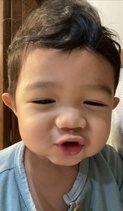
#> input picture Pengolahan Citra Digital/image/positif.jpg, 123 x 211 px, shrunk from 236 x 405 before the run, found by its file name
$ python brightness.py
#> lines starting #> are read from the running program, lines starting #| are printed output that depends on the picture; pictures that were not available may be replaced by others from this repository, and a replacement may not be noted
import  imageio as image
import numpy as np
import matplotlib.pyplot as plt

def brightness(image,factor):
    img_bright = image.astype(np.float32)
    img_bright += factor
    img_bright = np.clip(img_bright,0,255)
    return img_bright.astype(np.uint8)

def contrast(image, factor):
    imgContrast = image.astype(np.float32)
    mean = 128
    imgContrast = mean + factor * (imgContrast - mean)
    ImgContrast = np.clip(imgContrast,0,255)
    return imgContrast.astype(np.uint8)

def join(image1, f1, image2, f2):
    img1 = image1.astype(np.float32)
    img2 =image2.astype(np.float32)
    imageBlend = (img1 * f1) + (img2 * f2)
    imageBlend = np.clip(imageBlend,0,255)
    return imageBlend.astype(np.uint8)


img = image.imread("D:\\Mata Kuliah Semester 5\\Pengolahan Citra Digital\\image\\positif.jpg")
#> img is the input picture: shape (211, 123, 3); mean R, G, B 126.3, 103.5, 86.2
hist,bins =np.histogram(img.flatten(),bins=256, range=[0,256])
#> hist = 256 values, max 626 at index 85, min 3 at index 254, mean 304.1; bins = 257 values from 0 to 256

img_contrast = contrast(img,2)
#> in contrast, `ImgContrast = np.clip(imgContrast,0,255)`:
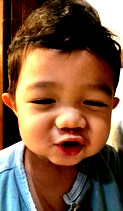
#> ImgContrast: shape (211, 123, 3) float32; mean R, G, B 123.3, 87.2, 62.2
#> in contrast, `return imgContrast.astype(np.uint8)`:
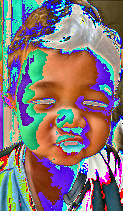
#> returned value: shape (211, 123, 3); mean of channels 0, 1, 2 131, 118.1, 120.8; drawn as R, G, B
hist_c,bins = np.histogram(img_contrast.flatten(), bins=256, range=[0,256])
#> hist_c = 256 values, max 782 at index 34, min 0 at index 1, mean 304.1

img1 = image.imread("C:\\Users\\saila\\Downloads\\Abecekut.jpg")
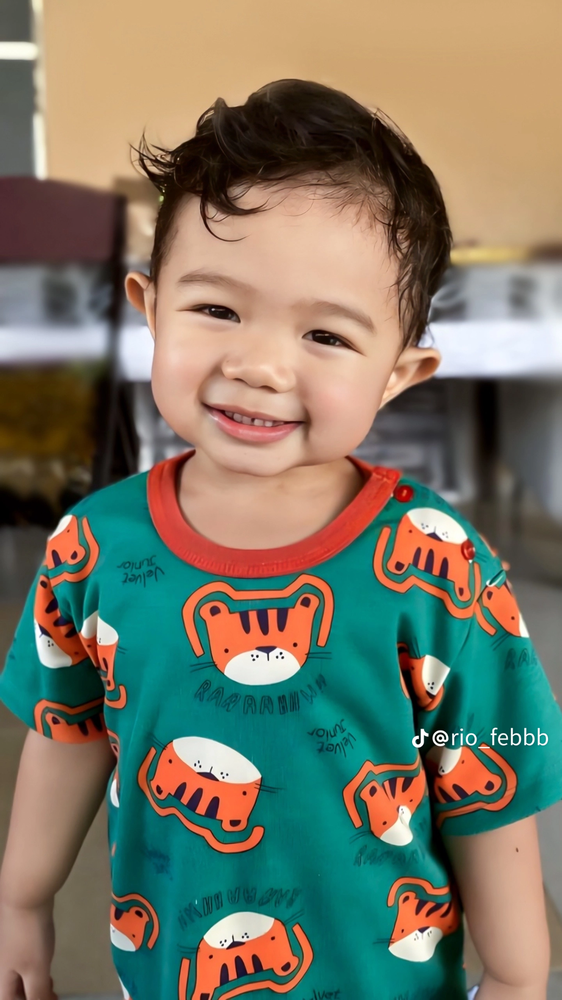
#> input picture Pengolahan Citra Digital/image/Abecekut.png, 562 x 1000 px, shrunk from 1080 x 1920 before the run, given in place of Abecekut.jpg, which was not available
#> img1 is the input picture: shape (1000, 562, 3); mean R, G, B 120.8, 120, 102.3
img2 = image.imread("C:\\Users\\saila\\Downloads\\Abelagi.jpg")
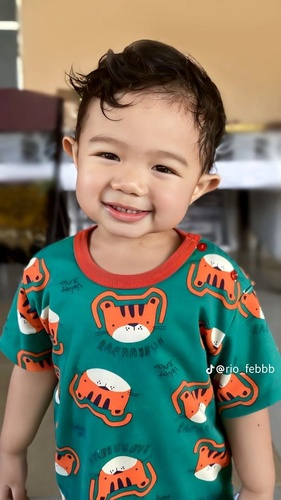
#> input picture Pengolahan Citra Digital/image/Abelagi.jpeg, 281 x 500 px, shrunk from 540 x 960 before the run, given in place of Abelagi.jpg, which was not available
#> img2 is the input picture: shape (500, 281, 3); mean R, G, B 121.1, 120, 102.3

imgBlend = join(img1,0.2,img2,0.8)
#> (the run stopped early here; a loop or call above may not have finished)
